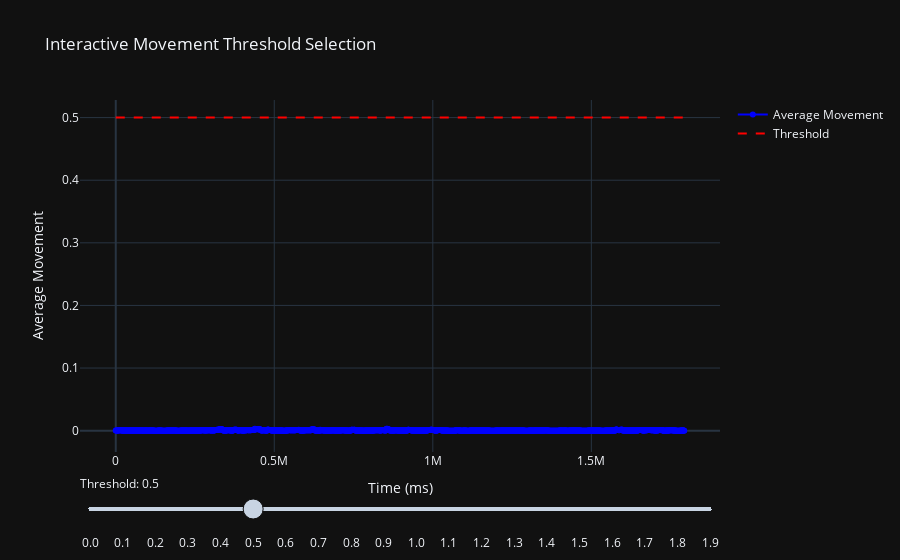

This figure's notebook cell:
### Code cell
# over here, perform a rolling window analysis and select threshold for active/quite segmentation
import pandas as pd
import numpy as np
import plotly.graph_objects as go
import pandas as pd
def rolling_window_analysis(df, window_size=10000, step_size=1000):
    """
    Perform a rolling window analysis on the movAll column of the input dataframe.

    Args:
        df (pd.DataFrame): Input dataframe with 't_mov_ms' (timestamps in ms) and 'movAll' (magnitudes).
        window_size (int): Size of the rolling window in milliseconds (default 10,000 ms).
        step_size (int): Step size for the rolling window in milliseconds (default 1,000 ms).

    Returns:
        pd.DataFrame: A dataframe containing the start time of each window and the average movAll value.
    """
    # Ensure the dataframe is sorted by time
    df = df.sort_values('t_mov_ms').reset_index(drop=True)
    
    # Get the range of timestamps
    t_min = df['t_mov_ms'].min()
    t_max = df['t_mov_ms'].max()
    
    # Create the rolling window start times
    window_starts = np.arange(t_min, t_max + step_size, step_size)
    
    # Initialize results
    results = {'window_start': [], 'average_movAll': []}
    
    for start in window_starts:
        # Define the window range
        end = start + window_size
        # Filter events within the window
        window_data = df[(df['t_mov_ms'] >= start) & (df['t_mov_ms'] < end)]
        # Compute the average movAll or set to 0 if no events occurred
        avg_movAll = window_data['movAll'].mean() if not window_data.empty else 0
        # Append results
        results['window_start'].append(start)
        results['average_movAll'].append(avg_movAll)
    
    # Return the results as a dataframe
    return pd.DataFrame(results)

df =  rolling_window_analysis(block.liz_mov_df,10000,1000)
# Initialize Plotly figure
fig = go.Figure()

# Add the movement trace
fig.add_trace(go.Scatter(
    x=df['window_start'],
    y=df['average_movAll'],
    mode='lines+markers',
    name='Average Movement',
    line=dict(color='blue')
))

# Add an initial threshold line
initial_threshold = 0.5
fig.add_trace(go.Scatter(
    x=df['window_start'],
    y=[initial_threshold] * len(df),
    mode='lines',
    name='Threshold',
    line=dict(color='red', dash='dash')
))

# Update layout for interactivity
fig.update_layout(
    title="Interactive Movement Threshold Selection",
    xaxis_title="Time (ms)",
    yaxis_title="Average Movement",
    sliders=[{
        "active": 5,
        "currentvalue": {"prefix": "Threshold: "},
        "steps": [
            {"label": str(round(threshold, 2)), "method": "update", 
             "args": [{"y": [df['average_movAll'], [threshold] * len(df)]}]}
            for threshold in [x / 10.0 for x in range(0, 20)]
        ]
    }]
)

# Show the interactive plot
fig.show()

### Figure 1 — Plotly figure (JSON) as saved in the notebook; plotly's stock layout.template omitted (floating-point values rounded to 4 significant figures; data arrays with more than 128 entries replaced by an {"elided": "..."} marker saying what was removed)
{"data": [{"line": {"color": "blue"}, "mode": "lines+markers", "name": "Average Movement", "x": {"elided": "1794 float values"}, "y": {"elided": "1794 float values"}, "type": "scatter"}, {"line": {"color": "red", "dash": "dash"}, "mode": "lines", "name": "Threshold", "x": {"elided": "1794 float values"}, "y": {"elided": "1794 float values"}, "type": "scatter"}], "layout": {"title": {"text": "Interactive Movement Threshold Selection"}, "xaxis": {"title": {"text": "Time (ms)"}}, "yaxis": {"title": {"text": "Average Movement"}}, "sliders": [{"active": 5, "currentvalue": {"prefix": "Threshold: "}, "steps": [{"args": [{"y": {"elided": "2x1794 float values"}}], "label": "0.0", "method": "update"}, {"args": [{"y": {"elided": "2x1794 float values"}}], "label": "0.1", "method": "update"}, {"args": [{"y": {"elided": "2x1794 float values"}}], "label": "0.2", "method": "update"}, {"args": [{"y": {"elided": "2x1794 float values"}}], "label": "0.3", "method": "update"}, {"args": [{"y": {"elided": "2x1794 float values"}}], "label": "0.4", "method": "update"}, {"args": [{"y": {"elided": "2x1794 float values"}}], "label": "0.5", "method": "update"}, {"args": [{"y": {"elided": "2x1794 float values"}}], "label": "0.6", "method": "update"}, {"args": [{"y": {"elided": "2x1794 float values"}}], "label": "0.7", "method": "update"}, {"args": [{"y": {"elided": "2x1794 float values"}}], "label": "0.8", "method": "update"}, {"args": [{"y": {"elided": "2x1794 float values"}}], "label": "0.9", "method": "update"}, {"args": [{"y": {"elided": "2x1794 float values"}}], "label": "1.0", "method": "update"}, {"args": [{"y": {"elided": "2x1794 float values"}}], "label": "1.1", "method": "update"}, {"args": [{"y": {"elided": "2x1794 float values"}}], "label": "1.2", "method": "update"}, {"args": [{"y": {"elided": "2x1794 float values"}}], "label": "1.3", "method": "update"}, {"args": [{"y": {"elided": "2x1794 float values"}}], "label": "1.4", "method": "update"}, {"args": [{"y": {"elided": "2x1794 float values"}}], "label": "1.5", "method": "update"}, {"args": [{"y": {"elided": "2x1794 float values"}}], "label": "1.6", "method": "update"}, {"args": [{"y": {"elided": "2x1794 float values"}}], "label": "1.7", "method": "update"}, {"args": [{"y": {"elided": "2x1794 float values"}}], "label": "1.8", "method": "update"}, {"args": [{"y": {"elided": "2x1794 float values"}}], "label": "1.9", "method": "update"}]}]}}
